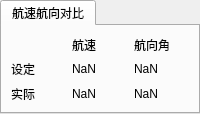
                  <widget class="QTabWidget" name="tabWidget_2">
                   <property name="currentIndex">
                    <number>0</number>
                   </property>
                   <widget class="QWidget" name="expect">
                    <attribute name="title">
                     <string>航速航向对比</string>
                    </attribute>
                    <layout class="QGridLayout" name="gridLayout_30">
                     <item row="2" column="0">
                      <widget class="QLabel" name="label_12">
                       <property name="text">
                        <string>实际</string>
                       </property>
                      </widget>
                     </item>
                     <item row="1" column="0">
                      <widget class="QLabel" name="label_4">
                       <property name="text">
                        <string>设定</string>
                       </property>
                      </widget>
                     </item>
                     <item row="1" column="2">
                      <widget class="QLabel" name="ql_Set_Angle_1">
                       <property name="text">
                        <string>NaN</string>
                       </property>
                      </widget>
                     </item>
                     <item row="0" column="1">
                      <widget class="QLabel" name="label_13">
                       <property name="text">
                        <string>航速</string>
                       </property>
                      </widget>
                     </item>
                     <item row="0" column="2">
                      <widget class="QLabel" name="label_14">
                       <property name="text">
                        <string>航向角</string>
                       </property>
                      </widget>
                     </item>
                     <item row="1" column="1">
                      <widget class="QLabel" name="ql_Set_Speed_1">
                       <property name="text">
                        <string>NaN</string>
                       </property>
                      </widget>
                     </item>
                     <item row="2" column="1">
                      <widget class="QLabel" name="ql_Speed_Data_1">
                       <property name="text">
                        <string>NaN</string>
                       </property>
                      </widget>
                     </item>
                     <item row="2" column="2">
                      <widget class="QLabel" name="ql_Heading_Data_1">
                       <property name="text">
                        <string>NaN</string>
                       </property>
                      </widget>
                     </item>
                    </layout>
                   </widget>
                  </widget>
